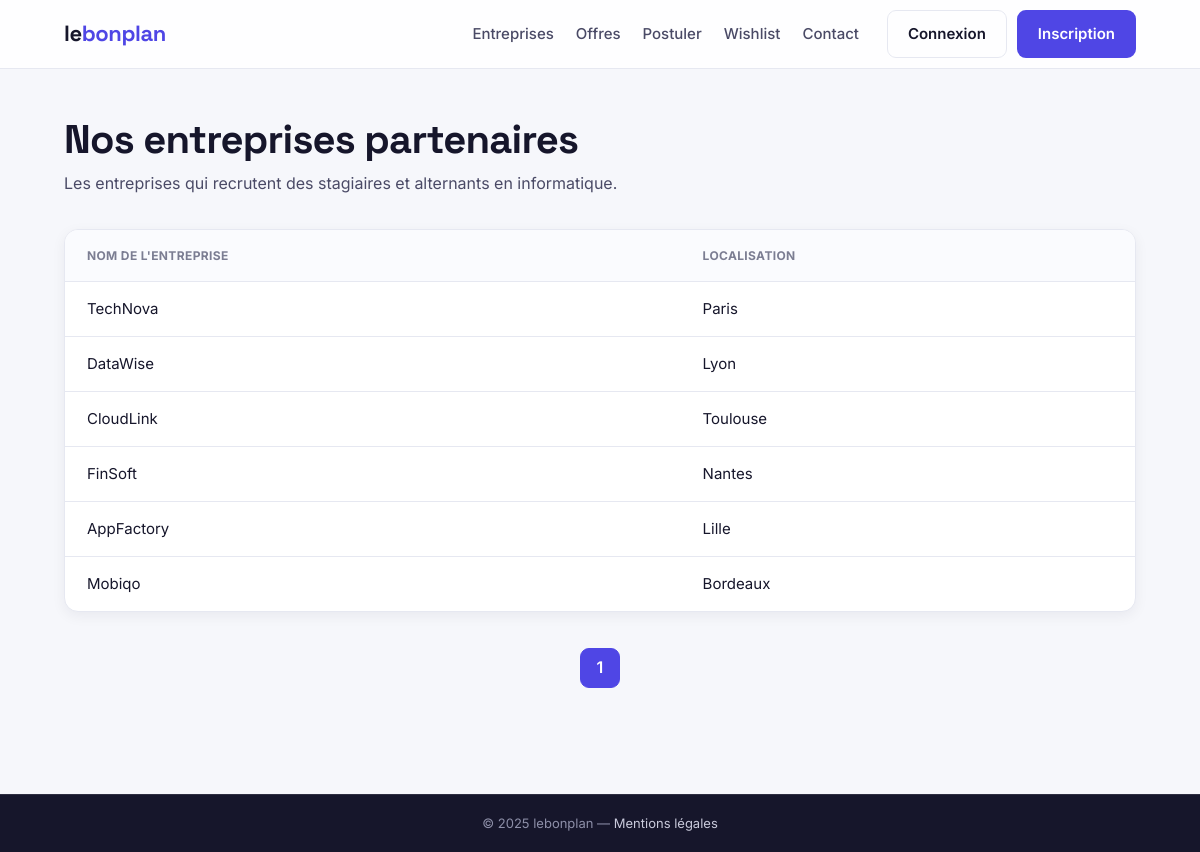
/controlleur/entreprises.php, run on the app's committed database.
### tables this page shows
CREATE TABLE IF NOT EXISTS lentreprise (
    id           INT AUTO_INCREMENT PRIMARY KEY,
    nom          VARCHAR(120) NOT NULL,
    localisation VARCHAR(120) NOT NULL
);

### controlleur/entreprises.php (the view, shortened to what this page needs)
<?php
require '../models/db.php';
$entreprisesParPage = 10;
$page = isset($_GET['page']) ? (int)$_GET['page'] : 1;
$start = ($page - 1) * $entreprisesParPage;
$stmt = $pdo->prepare("SELECT * FROM lentreprise LIMIT :start, :limit");
$stmt->bindValue(':start', $start, PDO::PARAM_INT);
$stmt->bindValue(':limit', $entreprisesParPage, PDO::PARAM_INT);
$stmt->execute();
$entreprises = $stmt->fetchAll();
$total = $pdo->query("SELECT COUNT(*) FROM lentreprise")->fetchColumn();
$totalPages = ceil($total / $entreprisesParPage);
function pagination($pageActuelle, $totalPages) {
    $html = '<ul class="pagination">';
    for ($i = 1; $i <= $totalPages; $i++) {
        if ($i == $pageActuelle) {
            $html .= '<li class="active"><span>' . $i . '</span></li>';
        } else {
            $html .= '<li><a href="?page=' . $i . '">' . $i . '</a></li>';
        }
    }
    $html .= '</ul>';
    return $html;
}
?>
<!DOCTYPE html>
<html lang="fr">
<head>
    <link rel="stylesheet" href="../vue/global.css">
</head>
<body>
    <header class="site-header">
        <div class="container nav-wrap">
            <a class="logo" href="../index.php">le<span>bonplan</span></a>
            <nav class="site-nav">
                <a href="entreprises.php">Entreprises</a>
                <a href="offres.php">Offres</a>
                <a href="../vue/prosit.html">Postuler</a>
                <a href="../vue/wishlist.html">Wishlist</a>
                <a href="../vue/contact.html">Contact</a>
                <span class="nav-auth">
                    <a class="btn btn-ghost" href="../vue/connexion.html">Connexion</a>
                    <a class="btn btn-primary" href="../vue/inscription.html">Inscription</a>
                </span>
            </nav>
        </div>
    </header>
    <main class="container">
        <div class="page-title">
            <h1>Nos entreprises partenaires</h1>
            <p>Les entreprises qui recrutent des stagiaires et alternants en informatique.</p>
        </div>
        <div class="table-card" style="margin-top:24px;">
            <table>
                <thead>
                    <tr>
                        <th>Nom de l'entreprise</th>
                        <th>Localisation</th>
                    </tr>
                </thead>
                <tbody>
                    <?php foreach ($entreprises as $e): ?>
                    <tr>
                        <td><?= htmlspecialchars($e['nom']) ?></td>
                        <td><?= htmlspecialchars($e['localisation']) ?></td>
                    </tr>
                    <?php endforeach; ?>
                </tbody>
            </table>
        </div>
        <?= pagination($page, $totalPages); ?>
    </main>
    <footer class="site-footer">
        <div class="footer-bottom">&copy; 2025 lebonplan — <a href="../vue/mention.html">Mentions légales</a></div>
    </footer>
</body>
</html>

### vue/global.css (style rules this page uses)
:root { --ink: #16162b; --ink-soft: #4a4a66; --muted: #7b7d92; --primary: #4f46e5; --primary-d:#4338ca; --accent: #ff6b57; --accent-d: #f0533d; --bg: #f6f7fb; --surface: #ffffff; --line: #e6e8f1; --green: #16a36a; --radius: 14px; --radius-sm:9px; --shadow: 0 10px 30px rgba(22, 22, 43, .07); --shadow-sm:0 4px 14px rgba(22, 22, 43, .06); --maxw: 1120px; }
* { box-sizing: border-box; margin: 0; padding: 0; }
html { scroll-behavior: smooth; }
body { font-family: "Inter", system-ui, -apple-system, Arial, sans-serif; background: var(--bg); color: var(--ink); line-height: 1.6; -webkit-font-smoothing: antialiased; }
h1, h2, h3, h4, .logo { font-family: "Space Grotesk", "Inter", sans-serif; line-height: 1.15; letter-spacing: -.02em; }
a { color: inherit; text-decoration: none; }
.container { max-width: var(--maxw); margin: 0 auto; padding: 0 24px; }
.site-header { position: sticky; top: 0; z-index: 50; background: rgba(255,255,255,.85); backdrop-filter: blur(10px); border-bottom: 1px solid var(--line); }
.nav-wrap { display: flex; align-items: center; gap: 18px; height: 68px; }
.logo { font-size: 22px; font-weight: 700; color: var(--ink); }
.logo span { color: var(--primary); }
.site-nav { margin-left: auto; display: flex; align-items: center; gap: 22px; }
.site-nav a:not(.btn) { color: var(--ink-soft); font-weight: 500; font-size: 15px; position: relative; }
.nav-auth { display: flex; gap: 10px; align-items: center; margin-left: 6px; }
.btn { display: inline-flex; align-items: center; justify-content: center; gap: 8px; padding: 11px 20px; border-radius: var(--radius-sm); font-weight: 600; font-size: 15px; cursor: pointer; border: 1px solid transparent; transition: transform .05s, background .2s, box-shadow .2s; font-family: inherit; white-space: nowrap; }
.btn-primary { background: var(--primary); color: #fff; }
.btn-ghost { background: transparent; color: var(--ink); border-color: var(--line); }
.page-title { padding: 48px 0 8px; }
.page-title h1 { font-size: clamp(28px, 4vw, 40px); }
.page-title p { color: var(--ink-soft); margin-top: 8px; }
.pagination, .pagination-list { list-style: none; display: flex; gap: 8px; justify-content: center; padding: 36px 0; flex-wrap: wrap; }
.pagination li a, .pagination li span, .pagination-list li a, .pagination-list li span { display: inline-flex; align-items: center; justify-content: center; min-width: 40px; height: 40px; padding: 0 12px; border-radius: var(--radius-sm); border: 1px solid var(--line); background: var(--surface); color: var(--ink-soft); font-weight: 600; }
.pagination li.active span, .pagination-list li .active { background: var(--primary); color: #fff; border-color: var(--primary); }
.table-card { background: var(--surface); border: 1px solid var(--line); border-radius: var(--radius); box-shadow: var(--shadow-sm); overflow: hidden; }
table { width: 100%; border-collapse: collapse; }
thead th { text-align: left; font-size: 12px; text-transform: uppercase; letter-spacing: .03em; color: var(--muted); padding: 16px 22px; background: #fafbfe; border-bottom: 1px solid var(--line); }
tbody td { padding: 15px 22px; border-bottom: 1px solid var(--line); font-size: 15px; }
tbody tr:last-child td { border-bottom: 0; }
.site-footer { background: var(--ink); color: #c9cadb; margin-top: 70px; }
.footer-bottom { border-top: 1px solid rgba(255,255,255,.1); padding: 18px 24px; font-size: 13px; color: #8d8fa8; text-align: center; }
.footer-bottom a { color: #c9cadb; }

### data on the page
lentreprise: nom "TechNova", localisation "Paris"
lentreprise: nom "DataWise", localisation "Lyon"
lentreprise: nom "CloudLink", localisation "Toulouse"
lentreprise: nom "FinSoft", localisation "Nantes"
lentreprise: nom "AppFactory", localisation "Lille"
lentreprise: nom "Mobiqo", localisation "Bordeaux"
